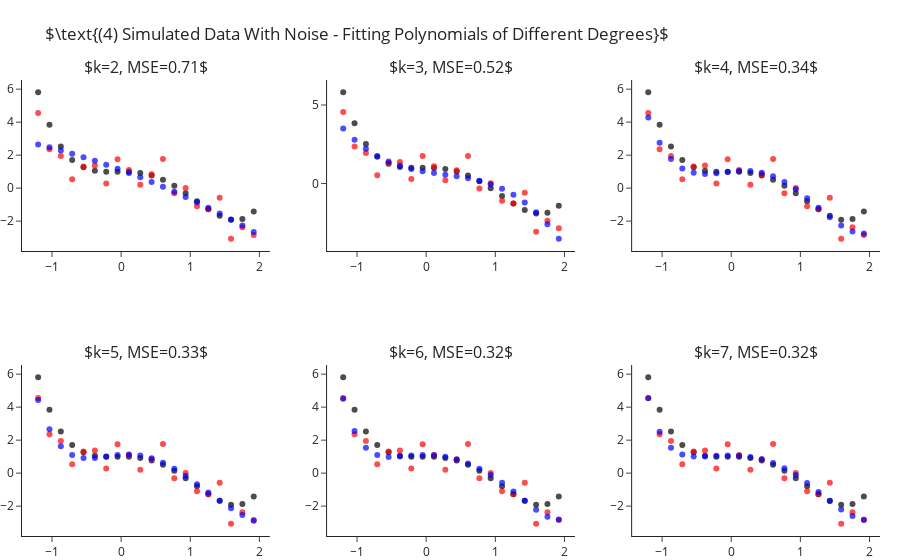

Notebook source saved alongside this figure:
### Markdown cell above
## Fitting Polynomial Of Different Degrees - With Sample Noise

Still fitting for different values of $k$, let us add some standard Gaussian noise (i.e. $\mathcal{N}\left(0,1\right)$).
This time we observe two things:
- Even for the correct $k=4$ model we are not able to achieve zero MSE.
- As we increase $4<k\rightarrow 7$ we manage to decrease the error more and more.

### Code cell
y = y_ + np.random.normal(size=len(y_))

ks = range(2, 8)
fig = make_subplots(2, 3, subplot_titles=list(ks))
for i, k in enumerate(ks):
    r,c = i//3+1, i%3+1 
    
    y_hat = make_pipeline(PolynomialFeatures(k), LinearRegression(fit_intercept=False)).fit(X, y).predict(X)
    fig.add_traces([go.Scatter(x=x, y=y_, mode="markers", name="Real Points",  marker=dict(color="black", opacity=.7), showlegend=False),
                    go.Scatter(x=x, y=y, mode="markers", name="Observed Points",  marker=dict(color="red", opacity=.7), showlegend=False), 
                    go.Scatter(x=x, y=y_hat, mode="markers", name="Predicted Points",  marker=dict(color="blue", opacity=.7), showlegend=False)], rows=r, cols=c)
    fig["layout"]["annotations"][i]["text"] = rf"$k={{0}}, MSE={{1}}$".format(k, round(np.mean((y-y_hat)**2), 2))

fig.update_layout(title=r"$\text{(4) Simulated Data With Noise - Fitting Polynomials of Different Degrees}$", margin=dict(t=80)).show()

### Figure 1 — Plotly figure (JSON) as saved in the notebook; plotly's stock layout.template omitted (floating-point values rounded to 4 significant figures)
{"data": [{"marker": {"color": "black", "opacity": 0.7}, "mode": "markers", "name": "Real Points", "showlegend": false, "x": [-1.2, -1.036, -0.8718, -0.7077, -0.5436, -0.3795, -0.2154, -0.05128, 0.1128, 0.2769, 0.441, 0.6051, 0.7692, 0.9333, 1.097, 1.262, 1.426, 1.59, 1.754, 1.918], "y": [5.81, 3.838, 2.523, 1.709, 1.261, 1.058, 0.9989, 0.999, 0.9909, 0.9251, 0.769, 0.5078, 0.1439, -0.3028, -0.7951, -1.278, -1.68, -1.912, -1.866, -1.418], "type": "scatter", "xaxis": "x", "yaxis": "y"}, {"marker": {"color": "red", "opacity": 0.7}, "mode": "markers", "name": "Observed Points", "showlegend": false, "x": [-1.2, -1.036, -0.8718, -0.7077, -0.5436, -0.3795, -0.2154, -0.05128, 0.1128, 0.2769, 0.441, 0.6051, 0.7692, 0.9333, 1.097, 1.262, 1.426, 1.59, 1.754, 1.918], "y": [4.562, 2.359, 1.948, 0.534, 1.313, 1.378, 0.2813, 1.748, 1.097, 0.2077, 0.8402, 1.76, -0.3132, 0.01325, -1.099, -1.276, -0.5887, -3.065, -2.376, -2.841], "type": "scatter", "xaxis": "x", "yaxis": "y"}, {"marker": {"color": "blue", "opacity": 0.7}, "mode": "markers", "name": "Predicted Points", "showlegend": false, "x": [-1.2, -1.036, -0.8718, -0.7077, -0.5436, -0.3795, -0.2154, -0.05128, 0.1128, 0.2769, 0.441, 0.6051, 0.7692, 0.9333, 1.097, 1.262, 1.426, 1.59, 1.754, 1.918], "y": [2.65, 2.474, 2.286, 2.087, 1.877, 1.655, 1.421, 1.177, 0.9204, 0.6527, 0.3735, 0.0829, -0.2192, -0.5327, -0.8576, -1.194, -1.542, -1.901, -2.272, -2.654], "type": "scatter", "xaxis": "x", "yaxis": "y"}, {"marker": {"color": "black", "opacity": 0.7}, "mode": "markers", "name": "Real Points", "showlegend": false, "x": [-1.2, -1.036, -0.8718, -0.7077, -0.5436, -0.3795, -0.2154, -0.05128, 0.1128, 0.2769, 0.441, 0.6051, 0.7692, 0.9333, 1.097, 1.262, 1.426, 1.59, 1.754, 1.918], "y": [5.81, 3.838, 2.523, 1.709, 1.261, 1.058, 0.9989, 0.999, 0.9909, 0.9251, 0.769, 0.5078, 0.1439, -0.3028, -0.7951, -1.278, -1.68, -1.912, -1.866, -1.418], "type": "scatter", "xaxis": "x2", "yaxis": "y2"}, {"marker": {"color": "red", "opacity": 0.7}, "mode": "markers", "name": "Observed Points", "showlegend": false, "x": [-1.2, -1.036, -0.8718, -0.7077, -0.5436, -0.3795, -0.2154, -0.05128, 0.1128, 0.2769, 0.441, 0.6051, 0.7692, 0.9333, 1.097, 1.262, 1.426, 1.59, 1.754, 1.918], "y": [4.562, 2.359, 1.948, 0.534, 1.313, 1.378, 0.2813, 1.748, 1.097, 0.2077, 0.8402, 1.76, -0.3132, 0.01325, -1.099, -1.276, -0.5887, -3.065, -2.376, -2.841], "type": "scatter", "xaxis": "x2", "yaxis": "y2"}, {"marker": {"color": "blue", "opacity": 0.7}, "mode": "markers", "name": "Predicted Points", "showlegend": false, "x": [-1.2, -1.036, -0.8718, -0.7077, -0.5436, -0.3795, -0.2154, -0.05128, 0.1128, 0.2769, 0.441, 0.6051, 0.7692, 0.9333, 1.097, 1.262, 1.426, 1.59, 1.754, 1.918], "y": [3.508, 2.79, 2.211, 1.753, 1.399, 1.131, 0.9318, 0.7826, 0.6662, 0.565, 0.4612, 0.3371, 0.1749, -0.04297, -0.3343, -0.7167, -1.208, -1.826, -2.588, -3.512], "type": "scatter", "xaxis": "x2", "yaxis": "y2"}, {"marker": {"color": "black", "opacity": 0.7}, "mode": "markers", "name": "Real Points", "showlegend": false, "x": [-1.2, -1.036, -0.8718, -0.7077, -0.5436, -0.3795, -0.2154, -0.05128, 0.1128, 0.2769, 0.441, 0.6051, 0.7692, 0.9333, 1.097, 1.262, 1.426, 1.59, 1.754, 1.918], "y": [5.81, 3.838, 2.523, 1.709, 1.261, 1.058, 0.9989, 0.999, 0.9909, 0.9251, 0.769, 0.5078, 0.1439, -0.3028, -0.7951, -1.278, -1.68, -1.912, -1.866, -1.418], "type": "scatter", "xaxis": "x3", "yaxis": "y3"}, {"marker": {"color": "red", "opacity": 0.7}, "mode": "markers", "name": "Observed Points", "showlegend": false, "x": [-1.2, -1.036, -0.8718, -0.7077, -0.5436, -0.3795, -0.2154, -0.05128, 0.1128, 0.2769, 0.441, 0.6051, 0.7692, 0.9333, 1.097, 1.262, 1.426, 1.59, 1.754, 1.918], "y": [4.562, 2.359, 1.948, 0.534, 1.313, 1.378, 0.2813, 1.748, 1.097, 0.2077, 0.8402, 1.76, -0.3132, 0.01325, -1.099, -1.276, -0.5887, -3.065, -2.376, -2.841], "type": "scatter", "xaxis": "x3", "yaxis": "y3"}, {"marker": {"color": "blue", "opacity": 0.7}, "mode": "markers", "name": "Predicted Points", "showlegend": false, "x": [-1.2, -1.036, -0.8718, -0.7077, -0.5436, -0.3795, -0.2154, -0.05128, 0.1128, 0.2769, 0.441, 0.6051, 0.7692, 0.9333, 1.097, 1.262, 1.426, 1.59, 1.754, 1.918], "y": [4.277, 2.749, 1.765, 1.197, 0.9281, 0.8587, 0.9012, 0.9823, 1.043, 1.037, 0.9329, 0.7134, 0.3746, -0.07354, -0.607, -1.188, -1.765, -2.271, -2.629, -2.743], "type": "scatter", "xaxis": "x3", "yaxis": "y3"}, {"marker": {"color": "black", "opacity": 0.7}, "mode": "markers", "name": "Real Points", "showlegend": false, "x": [-1.2, -1.036, -0.8718, -0.7077, -0.5436, -0.3795, -0.2154, -0.05128, 0.1128, 0.2769, 0.441, 0.6051, 0.7692, 0.9333, 1.097, 1.262, 1.426, 1.59, 1.754, 1.918], "y": [5.81, 3.838, 2.523, 1.709, 1.261, 1.058, 0.9989, 0.999, 0.9909, 0.9251, 0.769, 0.5078, 0.1439, -0.3028, -0.7951, -1.278, -1.68, -1.912, -1.866, -1.418], "type": "scatter", "xaxis": "x4", "yaxis": "y4"}, {"marker": {"color": "red", "opacity": 0.7}, "mode": "markers", "name": "Observed Points", "showlegend": false, "x": [-1.2, -1.036, -0.8718, -0.7077, -0.5436, -0.3795, -0.2154, -0.05128, 0.1128, 0.2769, 0.441, 0.6051, 0.7692, 0.9333, 1.097, 1.262, 1.426, 1.59, 1.754, 1.918], "y": [4.562, 2.359, 1.948, 0.534, 1.313, 1.378, 0.2813, 1.748, 1.097, 0.2077, 0.8402, 1.76, -0.3132, 0.01325, -1.099, -1.276, -0.5887, -3.065, -2.376, -2.841], "type": "scatter", "xaxis": "x4", "yaxis": "y4"}, {"marker": {"color": "blue", "opacity": 0.7}, "mode": "markers", "name": "Predicted Points", "showlegend": false, "x": [-1.2, -1.036, -0.8718, -0.7077, -0.5436, -0.3795, -0.2154, -0.05128, 0.1128, 0.2769, 0.441, 0.6051, 0.7692, 0.9333, 1.097, 1.262, 1.426, 1.59, 1.754, 1.918], "y": [4.428, 2.662, 1.626, 1.102, 0.9136, 0.9186, 1.006, 1.094, 1.126, 1.067, 0.9021, 0.6299, 0.2627, -0.1784, -0.6669, -1.174, -1.67, -2.132, -2.542, -2.893], "type": "scatter", "xaxis": "x4", "yaxis": "y4"}, {"marker": {"color": "black", "opacity": 0.7}, "mode": "markers", "name": "Real Points", "showlegend": false, "x": [-1.2, -1.036, -0.8718, -0.7077, -0.5436, -0.3795, -0.2154, -0.05128, 0.1128, 0.2769, 0.441, 0.6051, 0.7692, 0.9333, 1.097, 1.262, 1.426, 1.59, 1.754, 1.918], "y": [5.81, 3.838, 2.523, 1.709, 1.261, 1.058, 0.9989, 0.999, 0.9909, 0.9251, 0.769, 0.5078, 0.1439, -0.3028, -0.7951, -1.278, -1.68, -1.912, -1.866, -1.418], "type": "scatter", "xaxis": "x5", "yaxis": "y5"}, {"marker": {"color": "red", "opacity": 0.7}, "mode": "markers", "name": "Observed Points", "showlegend": false, "x": [-1.2, -1.036, -0.8718, -0.7077, -0.5436, -0.3795, -0.2154, -0.05128, 0.1128, 0.2769, 0.441, 0.6051, 0.7692, 0.9333, 1.097, 1.262, 1.426, 1.59, 1.754, 1.918], "y": [4.562, 2.359, 1.948, 0.534, 1.313, 1.378, 0.2813, 1.748, 1.097, 0.2077, 0.8402, 1.76, -0.3132, 0.01325, -1.099, -1.276, -0.5887, -3.065, -2.376, -2.841], "type": "scatter", "xaxis": "x5", "yaxis": "y5"}, {"marker": {"color": "blue", "opacity": 0.7}, "mode": "markers", "name": "Predicted Points", "showlegend": false, "x": [-1.2, -1.036, -0.8718, -0.7077, -0.5436, -0.3795, -0.2154, -0.05128, 0.1128, 0.2769, 0.441, 0.6051, 0.7692, 0.9333, 1.097, 1.262, 1.426, 1.59, 1.754, 1.918], "y": [4.511, 2.561, 1.545, 1.102, 0.9782, 1.002, 1.064, 1.103, 1.084, 0.9934, 0.8281, 0.5873, 0.2711, -0.1201, -0.5836, -1.109, -1.67, -2.212, -2.643, -2.81], "type": "scatter", "xaxis": "x5", "yaxis": "y5"}, {"marker": {"color": "black", "opacity": 0.7}, "mode": "markers", "name": "Real Points", "showlegend": false, "x": [-1.2, -1.036, -0.8718, -0.7077, -0.5436, -0.3795, -0.2154, -0.05128, 0.1128, 0.2769, 0.441, 0.6051, 0.7692, 0.9333, 1.097, 1.262, 1.426, 1.59, 1.754, 1.918], "y": [5.81, 3.838, 2.523, 1.709, 1.261, 1.058, 0.9989, 0.999, 0.9909, 0.9251, 0.769, 0.5078, 0.1439, -0.3028, -0.7951, -1.278, -1.68, -1.912, -1.866, -1.418], "type": "scatter", "xaxis": "x6", "yaxis": "y6"}, {"marker": {"color": "red", "opacity": 0.7}, "mode": "markers", "name": "Observed Points", "showlegend": false, "x": [-1.2, -1.036, -0.8718, -0.7077, -0.5436, -0.3795, -0.2154, -0.05128, 0.1128, 0.2769, 0.441, 0.6051, 0.7692, 0.9333, 1.097, 1.262, 1.426, 1.59, 1.754, 1.918], "y": [4.562, 2.359, 1.948, 0.534, 1.313, 1.378, 0.2813, 1.748, 1.097, 0.2077, 0.8402, 1.76, -0.3132, 0.01325, -1.099, -1.276, -0.5887, -3.065, -2.376, -2.841], "type": "scatter", "xaxis": "x6", "yaxis": "y6"}, {"marker": {"color": "blue", "opacity": 0.7}, "mode": "markers", "name": "Predicted Points", "showlegend": false, "x": [-1.2, -1.036, -0.8718, -0.7077, -0.5436, -0.3795, -0.2154, -0.05128, 0.1128, 0.2769, 0.441, 0.6051, 0.7692, 0.9333, 1.097, 1.262, 1.426, 1.59, 1.754, 1.918], "y": [4.535, 2.516, 1.534, 1.127, 1.01, 1.016, 1.053, 1.075, 1.056, 0.9823, 0.8392, 0.6146, 0.2992, -0.1085, -0.5976, -1.141, -1.695, -2.201, -2.597, -2.833], "type": "scatter", "xaxis": "x6", "yaxis": "y6"}], "layout": {"xaxis": {"anchor": "y", "domain": [0.0, 0.2889]}, "yaxis": {"anchor": "x", "domain": [0.625, 1.0]}, "xaxis2": {"anchor": "y2", "domain": [0.3556, 0.6444]}, "yaxis2": {"anchor": "x2", "domain": [0.625, 1.0]}, "xaxis3": {"anchor": "y3", "domain": [0.7111, 1.0]}, "yaxis3": {"anchor": "x3", "domain": [0.625, 1.0]}, "xaxis4": {"anchor": "y4", "domain": [0.0, 0.2889]}, "yaxis4": {"anchor": "x4", "domain": [0.0, 0.375]}, "xaxis5": {"anchor": "y5", "domain": [0.3556, 0.6444]}, "yaxis5": {"anchor": "x5", "domain": [0.0, 0.375]}, "xaxis6": {"anchor": "y6", "domain": [0.7111, 1.0]}, "yaxis6": {"anchor": "x6", "domain": [0.0, 0.375]}, "annotations": [{"font": {"size": 16}, "showarrow": false, "text": "$k=2, MSE=0.71$", "x": 0.1444, "xanchor": "center", "xref": "paper", "y": 1.0, "yanchor": "bottom", "yref": "paper"}, {"font": {"size": 16}, "showarrow": false, "text": "$k=3, MSE=0.52$", "x": 0.5, "xanchor": "center", "xref": "paper", "y": 1.0, "yanchor": "bottom", "yref": "paper"}, {"font": {"size": 16}, "showarrow": false, "text": "$k=4, MSE=0.34$", "x": 0.8556, "xanchor": "center", "xref": "paper", "y": 1.0, "yanchor": "bottom", "yref": "paper"}, {"font": {"size": 16}, "showarrow": false, "text": "$k=5, MSE=0.33$", "x": 0.1444, "xanchor": "center", "xref": "paper", "y": 0.375, "yanchor": "bottom", "yref": "paper"}, {"font": {"size": 16}, "showarrow": false, "text": "$k=6, MSE=0.32$", "x": 0.5, "xanchor": "center", "xref": "paper", "y": 0.375, "yanchor": "bottom", "yref": "paper"}, {"font": {"size": 16}, "showarrow": false, "text": "$k=7, MSE=0.32$", "x": 0.8556, "xanchor": "center", "xref": "paper", "y": 0.375, "yanchor": "bottom", "yref": "paper"}], "margin": {"t": 80}, "title": {"text": "$\\text{(4) Simulated Data With Noise - Fitting Polynomials of Different Degrees}$"}}}
